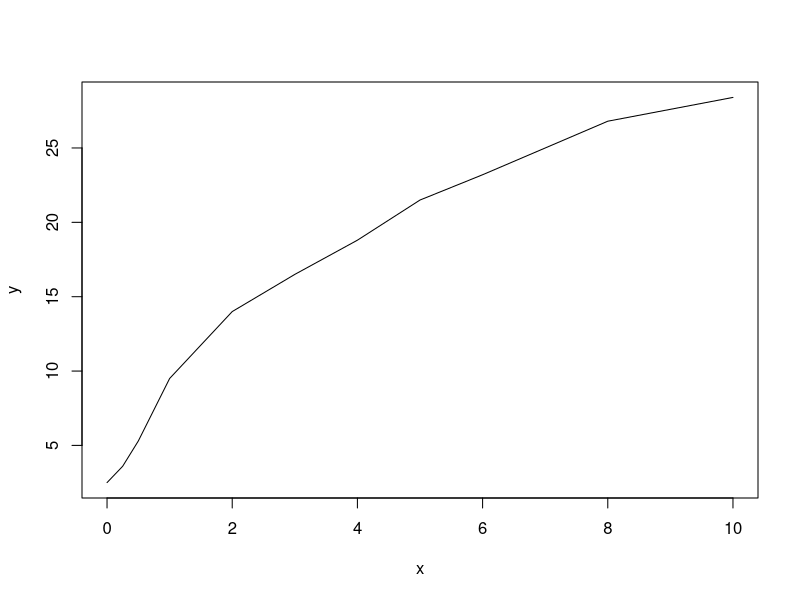
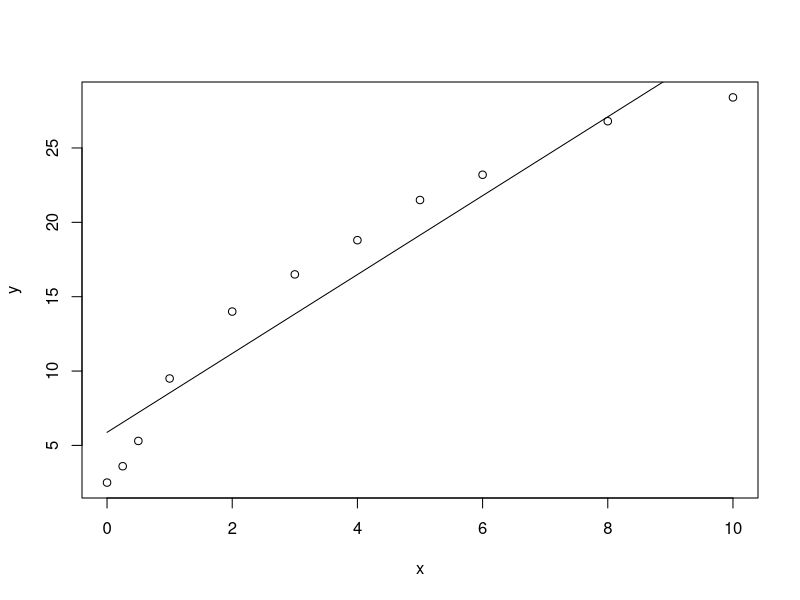
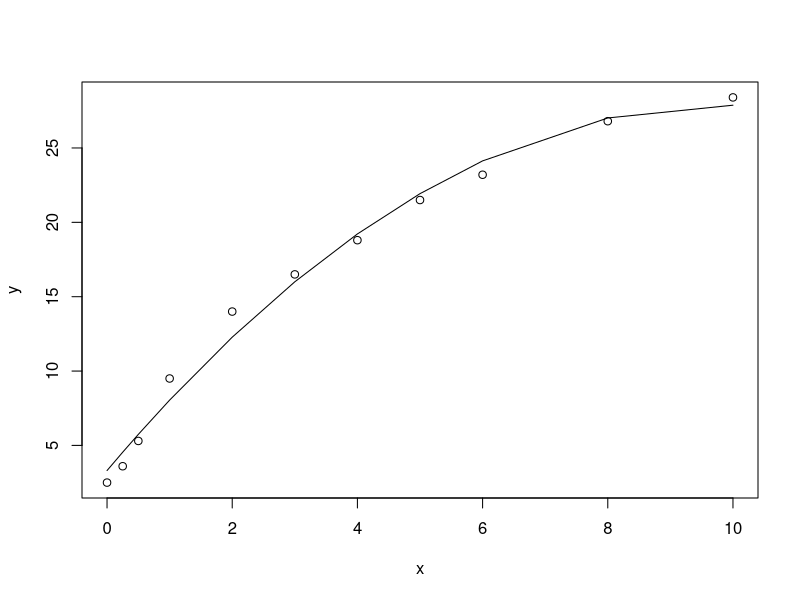
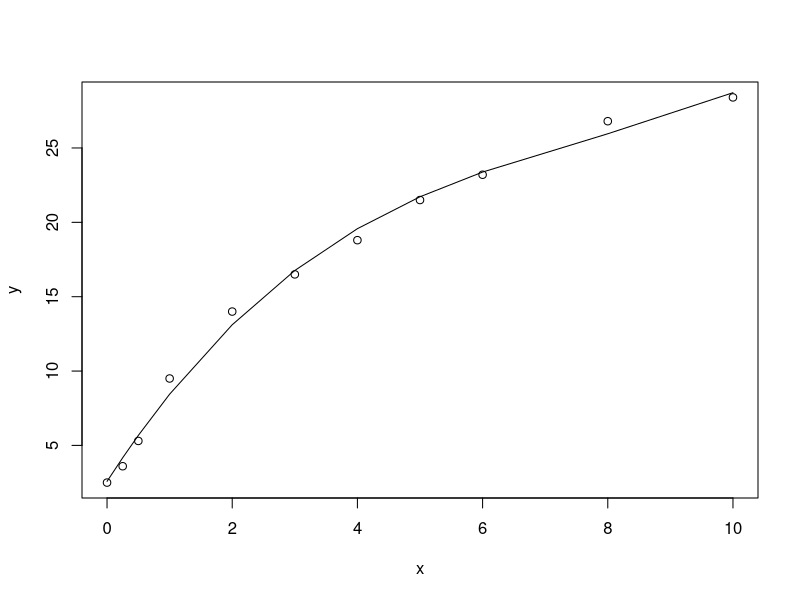
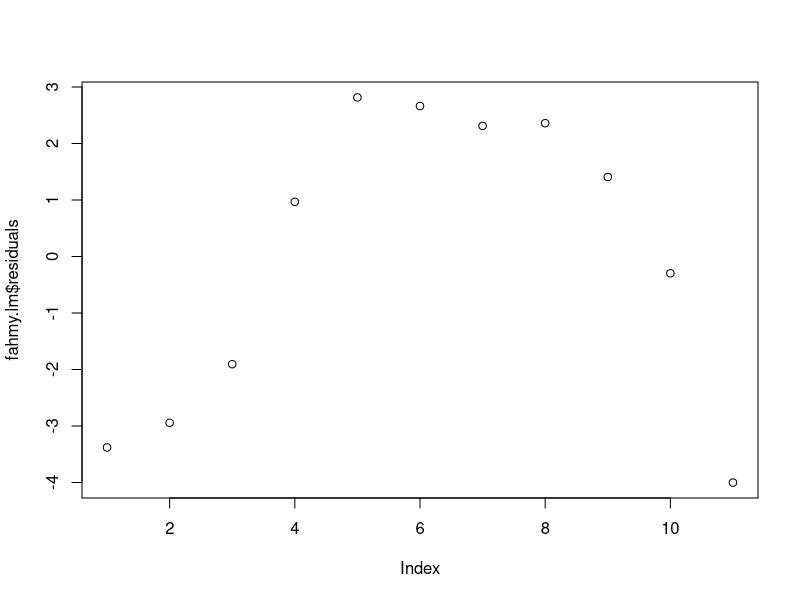
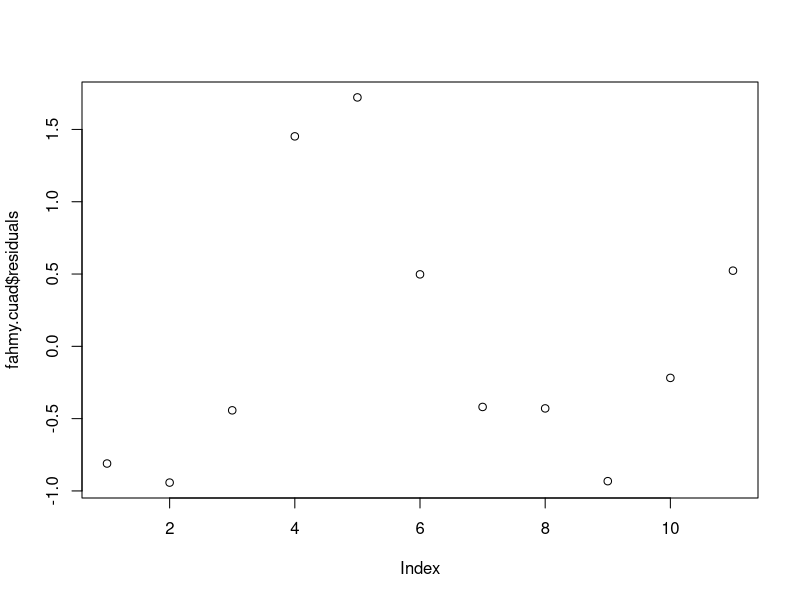
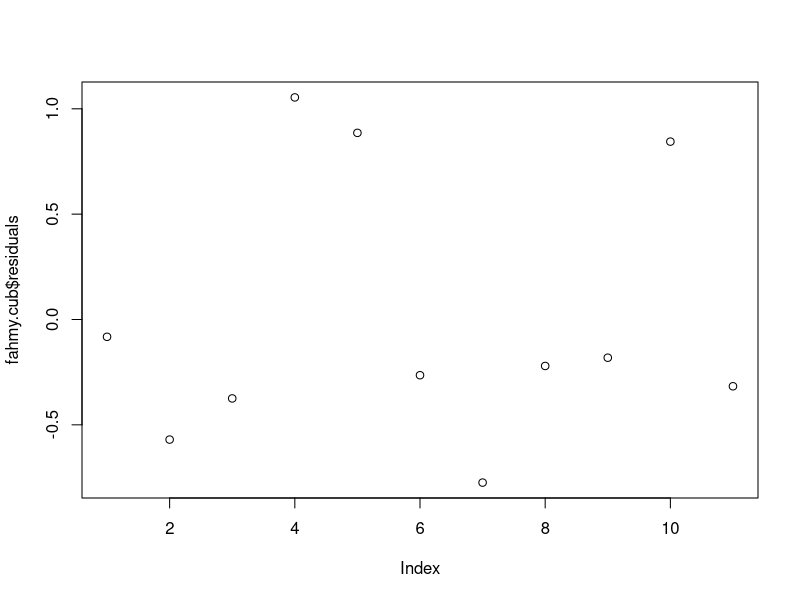
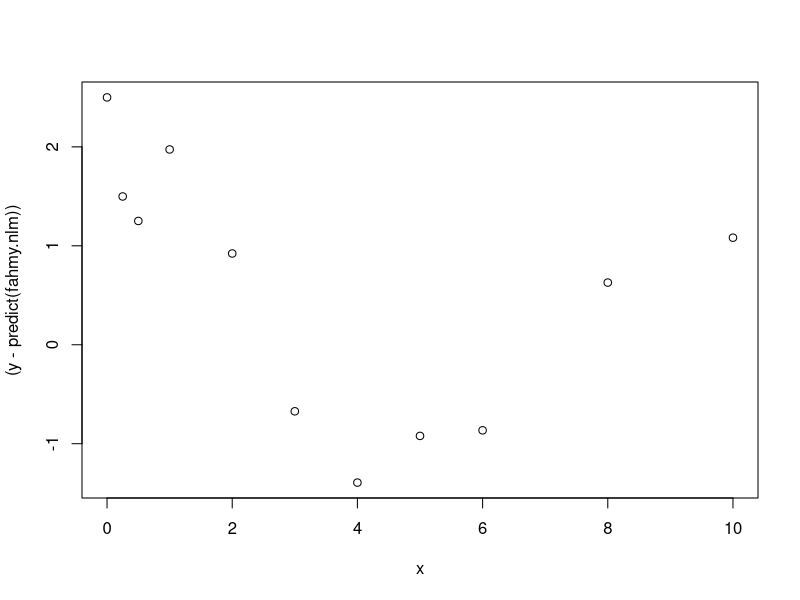

Reproduce these figures in R, in order.
x <- c(0,0.25,0.5,1,2,3,4,5,6,8,10)
y <- c(2.5,3.6,5.3,9.5,14.0,16.5,18.8,21.5,23.2,26.8,28.4)
# Give the chart file a name.
#png(file = "nls.png")
#plot points
plot(x,y,type="l")
#create linear model
fahmy.lm=lm(y~x)
#verify parameters
summary(fahmy.lm)
cor(y,predict(fahmy.lm))^2
confint(fahmy.lm)
#plot model vs prediction
plot(x,y)
points(x,predict(fahmy.lm),type="l")

#create cuadratic model
fahmy.cuad=lm(y~1+x+I(x^2))
summary(fahmy.cuad)
confint(fahmy.cuad)

#plot model vs prediction
plot(x,y)
points(x,predict(fahmy.cuad),type="l")

#create cubic model
fahmy.cub=lm(y~1+x+I(x^2)+I(x^3))
summary(fahmy.cub)
confint(fahmy.cub)

#plot model vs prediction
plot(x,y)
points(x,predict(fahmy.cub),type="l")

#plotting residuals for all models
plot(fahmy.lm$residuals)
plot(fahmy.cuad$residuals)
plot(fahmy.cub$residuals)

#fit a non-linear model y=C(1-exp(-a*x))
#fahmy.nlm<-nls(y~a*(1-exp(-b*x)))
fahmy.nlm<-nls(y~a*(1-exp(-b*x)),start=list(a=10,b=1))
summary(fahmy.nlm)
confint(fahmy.nlm)
cor(y,predict(fahmy.nlm))^2
plot(x,(y-predict(fahmy.nlm)))

#adding new values to the prediction
new.days <- data.frame(x = c(12, 16, 21))
predict(fahmy.nlm, newdata = new.days)

#plotting new residuals
new.x<-c(12, 16, 21)
new.mgr  <- predict(fahmy.nlm, newdata = new.days)
act.mgr <- c(28.4,28.5,29.5)
plot(new.x,act.mgr-new.mgr)
